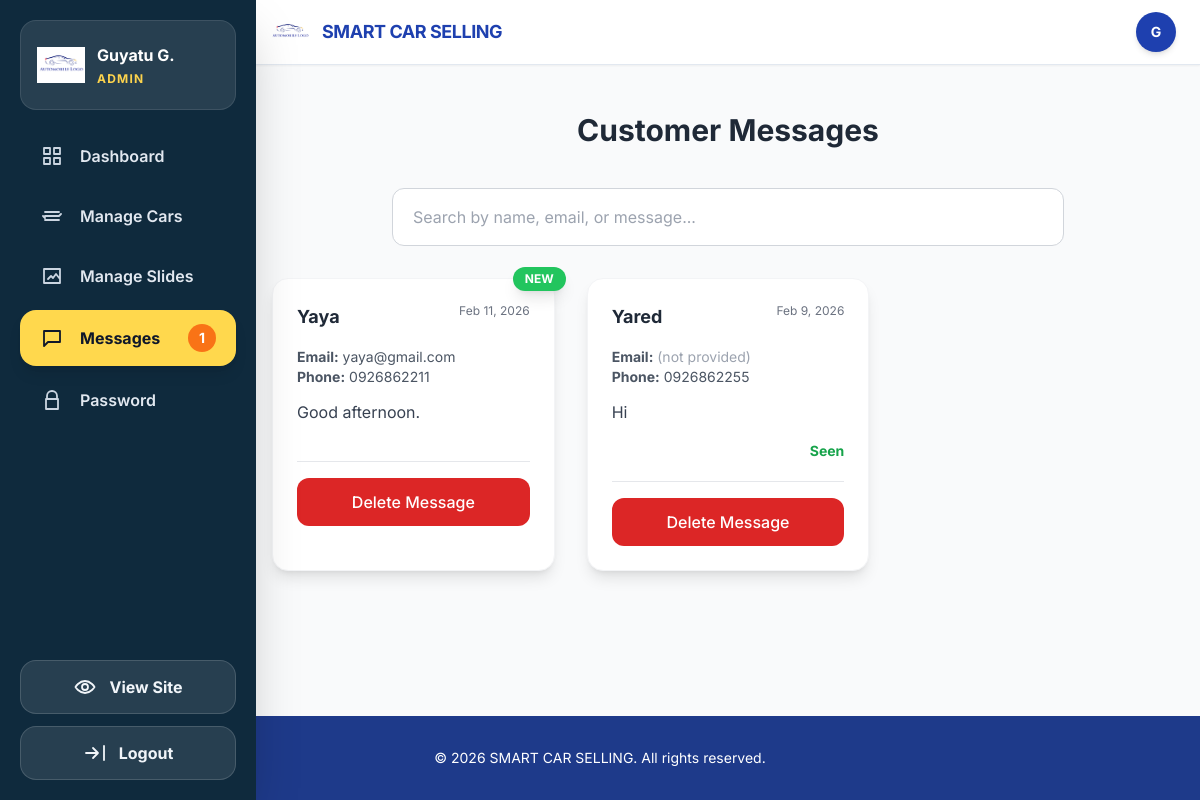
Page /admin/messages.php (signed in) on the committed database.
### tables this page shows
CREATE TABLE IF NOT EXISTS `users` (
  `id` int(11) NOT NULL AUTO_INCREMENT,
  `username` varchar(50) NOT NULL,
  `password` varchar(255) NOT NULL,
  `role` enum('super_admin','admin','user') DEFAULT 'admin',
  `created_at` datetime DEFAULT current_timestamp(),
  `email` varchar(100) NOT NULL DEFAULT '',
  `name` varchar(100) NOT NULL DEFAULT '',
  `phone` varchar(20) DEFAULT NULL,
  `force_password_change` tinyint(1) NOT NULL DEFAULT 0,
  PRIMARY KEY (`id`)
);

CREATE TABLE IF NOT EXISTS `contact_messages` (
  `id` int(11) NOT NULL AUTO_INCREMENT,
  `name` varchar(100) NOT NULL,
  `email` varchar(100) DEFAULT NULL,
  `message` text NOT NULL,
  `submitted_at` datetime DEFAULT current_timestamp(),
  `is_read` tinyint(1) DEFAULT 0,
  `phone` varchar(64) NOT NULL DEFAULT '',
  PRIMARY KEY (`id`)
);

### site_settings.php (called while the page is built, shortened)
<?php
function get_site_settings(PDO $pdo): array
{
    $defaults = [
        'site_name' => 'Smart Car Selling',
        'tagline' => 'Premium Used Cars',
        'logo_path' => 'car.png',
        'contact_phone' => '',
        'contact_email' => '',
        'address' => '',
        'primary_color' => '#1E40AF',
        'accent_color' => '#F59E0B',
        'header_color' => '#F3F4F6',
        'footer_color' => '#172554',
    ];
    $stmt = $pdo->query('SELECT setting_key, setting_value FROM site_settings');
    foreach ($stmt->fetchAll(PDO::FETCH_ASSOC) as $setting) {
        if (array_key_exists($setting['setting_key'], $defaults)) {
            $defaults[$setting['setting_key']] = $setting['setting_value'];
        }
    }
    return $defaults;
}

### admin/session.php (called while the page is built, shortened)
<?php
require_once __DIR__ . '/config.php';
$stmt = $pdo->prepare("SELECT id, name, email, phone, role, force_password_change FROM users WHERE id = ? AND role IN ('admin', 'super_admin')");
$stmt->execute([$_SESSION['admin_id']]);
$admin = $stmt->fetch(PDO::FETCH_ASSOC);
$displayName = !empty($admin['name'])
    ? $admin['name']
    : ($admin['email'] ?: $admin['phone']);
require_once __DIR__ . '/../site_settings.php';
$siteSettings = get_site_settings($pdo);
$adminLogoPath = '../' . ltrim($siteSettings['logo_path'], '/');

### admin/messages.php (the view, shortened to what this page needs)
<?php
require_once __DIR__ . '/session.php';
$stmt = $pdo->query("SELECT * FROM contact_messages ORDER BY submitted_at DESC");
$messages = $stmt->fetchAll(PDO::FETCH_ASSOC);
?>
<!DOCTYPE html>
<html lang="en" class="scroll-smooth">
<head>
  <script src="https://cdn.tailwindcss.com"></script>
</head>
<body class="bg-gray-100 dark:bg-gray-900 text-gray-900 dark:text-gray-100 min-h-screen flex flex-col">
  <?php include __DIR__ . '/header.php'; ?>
  <?php $activeSidebar = 'messages'; include __DIR__ . '/sidebar.php'; ?>
  <main id="main-content" class="flex-1 transition-all duration-300 bg-gray-50 w-full pt-16 px-4">
    <div class="max-w-7xl mx-auto py-12">
      <h1 class="text-xl sm:text-2xl md:text-3xl font-bold text-center text-gray-800 mb-10 whitespace-nowrap">Customer Messages</h1>
      <div class="max-w-2xl mx-auto mb-8">
        <input type="text" id="search-input" placeholder="Search by name, email, or message..."
          class="w-full px-5 py-4 bg-white border border-gray-300 rounded-xl focus:outline-none focus:ring-2 focus:ring-primary focus:border-primary">
      </div>
      <div id="messages-container" class="grid gap-8 md:grid-cols-2 lg:grid-cols-3">
        <?php foreach ($messages as $msg):
          $shortMessage = mb_substr($msg['message'], 0, 80);
          $needsToggle = mb_strlen($msg['message']) > 80;
          $isNew = $msg['is_read'] == 0;
          ?>
          <div
            class="message-card bg-white dark:bg-gray-800 rounded-2xl shadow-lg border border-gray-100 hover:shadow-2xl transition relative <?= $needsToggle ? '' : 'cursor-pointer' ?>"
            data-id="<?= $msg['id'] ?>" data-name="<?= htmlspecialchars(strtolower($msg['name'])) ?>"
            data-email="<?= htmlspecialchars(strtolower($msg['email'])) ?>"
            data-phone="<?= htmlspecialchars(strtolower($msg['phone'] ?? '')) ?>"
            data-message="<?= htmlspecialchars(strtolower($msg['message'])) ?>" <?= !$needsToggle && $isNew ? "onclick=\"location.href='?read={$msg['id']}'\"" : '' ?>>
            <?php if ($isNew): ?>
              <span
                class="absolute -top-3 -right-3 bg-green-500 text-white text-xs font-bold px-3 py-1 rounded-full shadow-lg animate-pulse">
                NEW
              </span>
            <?php endif; ?>
            <div class="p-6">
              <div class="flex justify-between items-start mb-4">
                <h3 class="font-bold text-lg text-gray-800 truncate max-w-[70%]"><?= htmlspecialchars($msg['name']) ?>
                </h3>
                <span class="text-xs text-gray-500"><?= date('M j, Y', strtotime($msg['submitted_at'])) ?></span>
              </div>
              <p class="text-sm text-gray-600 dark:text-gray-300 mb-3">
                <strong>Email:</strong>
                <?= htmlspecialchars($msg['email']) ?: '<span class="text-gray-400">(not provided)</span>' ?>
                <?php if (!empty($msg['phone'])): ?>
                  <br><strong>Phone:</strong> <?= htmlspecialchars($msg['phone']) ?>
                <?php endif; ?>
              </p>
              <p class="text-gray-700 dark:text-gray-200 text-base leading-relaxed message-preview">
                <span class="short-text"><?= htmlspecialchars($shortMessage) ?><?= $needsToggle ? '...' : '' ?></span>
              </p>
              <div class="mt-4 flex justify-end">
                <span class="seen-status text-green-600 font-bold text-sm <?= $msg['is_read'] ? '' : 'hidden' ?>">
                  Seen
                </span>
              </div>
              <div class="mt-5 pt-4 border-t border-gray-200">
                <button type="button"
                  class="delete-btn w-full bg-red-600 hover:bg-red-700 text-white py-3 rounded-xl font-medium transition"
                  data-id="<?= $msg['id'] ?>">
                  Delete Message
                </button>
              </div>
            </div>
          </div>
        <?php endforeach; ?>
      </div>
    </div>
  </main>
  <footer class="bg-blue-900 text-white py-8 text-center text-sm">
    &copy; <?= date('Y') ?> <?= htmlspecialchars(strtoupper($siteSettings['site_name']), ENT_QUOTES, 'UTF-8') ?>. All rights reserved.
  </footer>
</body>
</html>

### admin/header.php (shortened to what this page needs)
<header class="fixed left-0 right-0 top-0 z-50 border-b border-slate-200 bg-white shadow-sm">
  <div class="flex h-16 w-full items-center justify-between px-2 lg:h-16">
    <div id="header-left" class="flex items-center transition-all duration-300">
      <a href="dashboard.php" class="ml-1 flex items-center gap-3">
        <img src="<?= htmlspecialchars($adminLogoPath, ENT_QUOTES, 'UTF-8') ?>" alt="Logo"
          class="h-10 w-10 object-contain">
        <span class="max-w-[42vw] truncate text-base font-bold uppercase tracking-tight text-primary lg:text-lg">
          <?= htmlspecialchars($siteSettings['site_name'], ENT_QUOTES, 'UTF-8') ?>
        </span>
      </a>
    </div>
    <div class="pr-3 text-slate-900">
      <div class="relative">
        <button id="profile-btn" class="rounded-full p-1 transition" aria-label="Open profile menu">
          <span class="flex h-10 w-10 items-center justify-center rounded-full bg-primary text-sm font-bold text-white shadow-md">
            <?= htmlspecialchars(strtoupper(substr($displayName, 0, 1)), ENT_QUOTES, 'UTF-8') ?>
          </span>
        </button>
      </div>
    </div>
  </div>
</header>

### admin/sidebar.php (shortened to what this page needs)
<?php
$unreadMessages = 0;
try {
    $unreadMessages = (int) $pdo->query("SELECT COUNT(*) FROM contact_messages WHERE is_read = 0")->fetchColumn();
} catch (Throwable $e) {
    $unreadMessages = 0;
}
$activeSidebar = $activeSidebar ?? '';
$nameParts = preg_split('/\s+/', trim((string) $displayName)) ?: [];
$firstName = $nameParts[0] ?? '';
$firstName = $firstName !== '' ? mb_strtoupper(mb_substr($firstName, 0, 1)) . mb_substr($firstName, 1) : 'Admin';
$shortName = $firstName;
if (isset($nameParts[1]) && trim($nameParts[1]) !== '') {
    $shortName .= ' ' . mb_strtoupper(mb_substr(trim($nameParts[1]), 0, 1)) . '.';
}
$navItems = [
    'dashboard' => ['Dashboard', 'dashboard.php', '<path stroke-linecap="round" stroke-linejoin="round" stroke-width="1.8" d="M4 4h6v6H4zm10 0h6v6h-6zM4 14h6v6H4zm10 0h6v6h-6z"/>'],
    'cars' => ['Manage Cars', 'cars.php', '<path stroke-linecap="round" stroke-linejoin="round" stroke-width="1.8" d="M5 12h14M5 8h14M5 16h14M3 12l2 2m14-2l2-2"/>'],
    'slides' => ['Manage Slides', 'hero_images.php', '<path stroke-linecap="round" stroke-linejoin="round" stroke-width="1.8" d="M4 5h16v14H4zm4 10l3-3 2 2 3-4 4 5"/>'],
    'messages' => ['Messages', 'messages.php', '<path stroke-linecap="round" stroke-linejoin="round" stroke-width="1.8" d="M4 5h16v11H8l-4 4V5z"/>'],
];
?>
<aside id="sidebar"
  class="fixed inset-y-0 left-0 z-50 flex w-64 -translate-x-full flex-col bg-[#0f2a3d] text-white shadow-2xl transition-transform duration-300 ease-in-out">
  <div class="mx-5 mt-5 flex items-center justify-between rounded-2xl border border-white/10 bg-white/10 px-4 py-5">
    <a href="dashboard.php" class="flex min-w-0 items-center gap-3 overflow-hidden">
      <img src="<?= htmlspecialchars($adminLogoPath, ENT_QUOTES, 'UTF-8') ?>" alt="Logo" class="h-12 w-12 flex-shrink-0 object-contain">
      <span class="min-w-0">
        <span class="block truncate text-base font-bold"><?= htmlspecialchars($shortName, ENT_QUOTES, 'UTF-8') ?></span>
        <span class="mt-1 block text-xs font-bold tracking-widest text-amber-300"><?= $admin['role'] === 'super_admin' ? 'SUPER ADMIN' : 'ADMIN' ?></span>
      </span>
    </a>
  </div>
  <nav class="mt-5 flex-1 overflow-y-auto px-5 pb-4">
    <ul class="space-y-2">
      <?php foreach ($navItems as $key => [$label, $href, $icon]): ?>
        <li>
          <a href="<?= htmlspecialchars($href, ENT_QUOTES, 'UTF-8') ?>"
            class="<?= $activeSidebar === $key
              ? 'flex items-center gap-4 rounded-2xl bg-[#FFD84D] px-5 py-3.5 text-base font-bold text-slate-900 shadow-lg'
              : 'flex items-center gap-4 rounded-xl px-5 py-3.5 text-base font-semibold text-slate-200 transition hover:bg-white/10 hover:text-white' ?>">
            <svg class="h-6 w-6 <?= $activeSidebar === $key ? '' : 'text-slate-300' ?>" fill="none" stroke="currentColor" viewBox="0 0 24 24"><?= $icon ?></svg>
            <span><?= htmlspecialchars($label, ENT_QUOTES, 'UTF-8') ?></span>
            <?php if ($key === 'messages' && $unreadMessages > 0): ?>
              <span class="ml-auto flex h-7 w-7 items-center justify-center rounded-full bg-orange-500 text-sm text-white"><?= $unreadMessages ?></span>
            <?php endif; ?>
          </a>
        </li>
      <?php endforeach; ?>
      <li>
        <a href="change_password.php" class="<?= $activeSidebar === 'password'
          ? 'flex items-center gap-4 rounded-2xl bg-[#FFD84D] px-5 py-3.5 text-base font-bold text-slate-900 shadow-lg'
          : 'flex items-center gap-4 rounded-xl px-5 py-3.5 text-base font-semibold text-slate-200 transition hover:bg-white/10 hover:text-white' ?>">
          <svg class="h-6 w-6 <?= $activeSidebar === 'password' ? '' : 'text-slate-300' ?>" fill="none" stroke="currentColor" viewBox="0 0 24 24"><path stroke-linecap="round" stroke-linejoin="round" stroke-width="1.8" d="M7 11V8a5 5 0 0110 0v3m-11 0h12v10H6V11z"/></svg>
          Password
        </a>
      </li>
    </ul>
  </nav>
  <div class="space-y-3 px-5 pb-5">
    <a href="../index.php" target="_blank" rel="noopener noreferrer"
      class="flex items-center justify-center gap-3 rounded-2xl border border-white/15 bg-white/10 py-3.5 text-base font-bold text-slate-100 transition hover:bg-white/15">
      <svg class="h-6 w-6" fill="none" stroke="currentColor" viewBox="0 0 24 24"><path stroke-linecap="round" stroke-linejoin="round" stroke-width="1.8" d="M2.5 12s3.5-6 9.5-6 9.5 6 9.5 6-3.5 6-9.5 6-9.5-6-9.5-6zm9.5 3a3 3 0 100-6 3 3 0 000 6z"/></svg>
      View Site
    </a>
    <form action="logout.php" method="POST" data-confirm-title="Log out?" data-confirm-message="Are you sure you want to log out of the admin panel?" data-confirm-button="Log out">
      <button type="submit"
        class="flex w-full items-center justify-center gap-3 rounded-2xl border border-white/15 bg-white/10 py-3.5 text-base font-bold text-slate-100 transition hover:border-red-400/40 hover:bg-red-500/10">
        <svg class="h-6 w-6" fill="none" stroke="currentColor" viewBox="0 0 24 24"><path stroke-linecap="round" stroke-linejoin="round" stroke-width="1.8" d="M10 17l5-5-5-5m5 5H3m18 7V5"/></svg>
        Logout
      </button>
    </form>
  </div>
</aside>

### admin/messages.php (style rules this page uses)
.message-card { transition: all 0.3s; cursor: pointer; }

### admin/header.php (style rules this page uses)
@media (min-width: 1024px) { #sidebar { transform: translateX(0) !important; } }
@media (min-width: 1024px) { #main-content { margin-left: 256px !important; width: calc(100% - 256px) !important; } }
@media (min-width: 1024px) { #header-left { margin-left: 258px !important; } }

### rows in the picture
users: name "G", name "Guyatu G."
contact_messages: is_read "NEW", name "Yaya", submitted_at "Feb 11, 2026", email "yaya@gmail.com", phone "0926862211", message "Good afternoon."
contact_messages: name "Yared", submitted_at "Feb 9, 2026", email "(not provided)", phone "0926862255", message "Hi"

### other values in the picture
$siteSettings['site_name'] "SMART CAR SELLING"
$label "Dashboard"
$label "Manage Cars"
$label "Manage Slides"
$label "Messages"
$unreadMessages "1"
